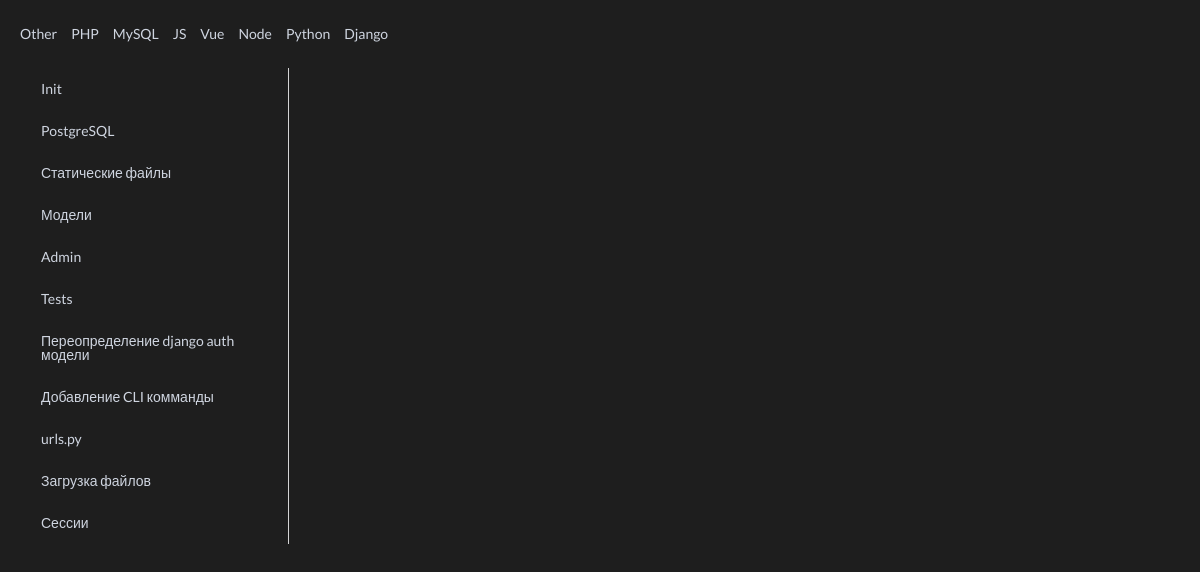
/info?t=dj, run on an earlier commit of the app's database.
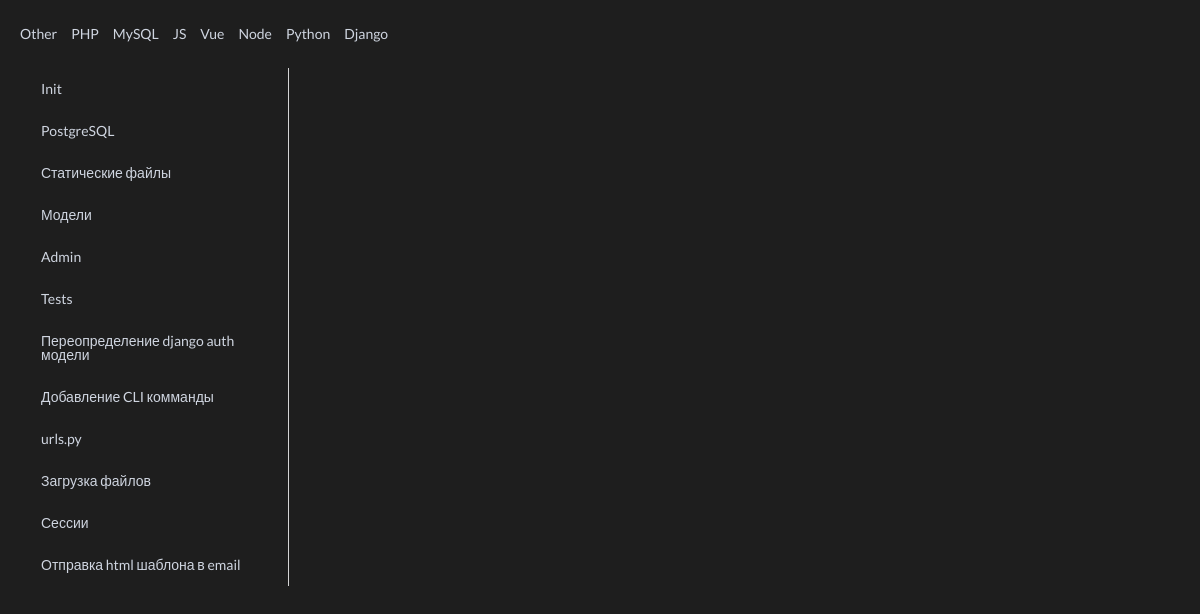
And on a later commit of the database.
### scraps/models.py (models this page shows, shortened)
class Technology(models.Model):
    name = models.CharField(verbose_name='Name of technology', max_length=255)
    link_name = models.CharField(verbose_name='Link name of technology(JavaScript=js)', max_length=255)
    class Meta:
        verbose_name_plural = 'Technologis'
        verbose_name = 'Technology'

class Content(models.Model):
    technology = models.ForeignKey(Technology, on_delete=models.CASCADE, related_name='technology')
    title = models.CharField(verbose_name='Title', max_length=255)
    content = models.TextField(verbose_name='Content', default='<pre data-enlighter-language="python"></pre>')
    class Meta:
        verbose_name_plural = 'Contents'
        verbose_name = 'Content'
        ordering = ['id']

### scraps/views.py (the view)
# urls.py: path('info', views.get_info, name='info'),
def get_info(req):
    technologies = models.Technology.objects.all().values()
    select_tech = req.GET['t'] or 'py'
    get_object_or_404(models.Technology, link_name=select_tech)
    content = models.Content.objects.filter(technology__link_name=select_tech)
    return render(req, 'info_page.html', context={'content': content, 'technologies': technologies})

### scraps/templates/info_page.html (shortened to what this page needs)
{% extends 'index.html' %}
{% block data %}
  <div class="ui grid">
  <div class="four wide column">
    <div class="ui vertical fluid tabular attached menu">
      {% for el in content %}
        <a class="item" data-tab="data-tab-{{ el.id }}">
          {{ el.title }}
        </a>
      {% endfor %}
    </div>
  </div>
  <div class="twelve wide stretched column">
    {% for el in content %}
        {{ el.content|safe }}
    {% endfor %}
  </div>
</div>
{% endblock %}

### scraps/templates/index.html (shortened to what this page needs)
{% extends 'base.html' %}
{% block content %}
  <div class="ui text menu">
      {% for tclgy in technologies %}
        <a class="item" href="/info?t={{ tclgy.link_name }}">
          {{ tclgy.name }}
        </a>
      {% endfor %}
  </div>
  <div class="ui content">
      {% block data %}
      {% endblock %}
  </div>
{% endblock %}

What changed in the data, as far as the page shows it:
added Content: title "Отправка html шаблона в email"
